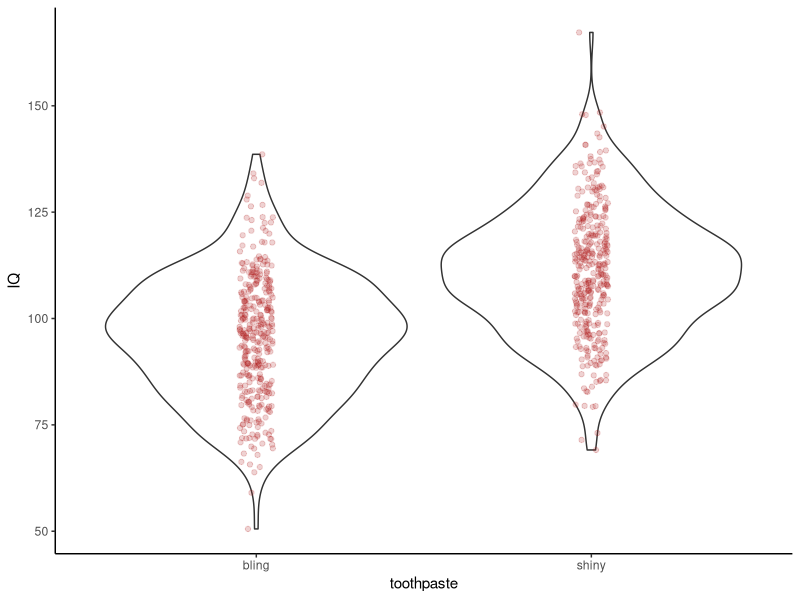

Write the R code that produced this figure.
## ---- chunk 1
library(tidyverse)

set.seed(1978)

## no manipulation

d = tibble(
  bling = rnorm(350, 95, 15),
  shiny = rnorm(350, 110, 15)
) %>% 
  gather(key = "toothpaste", value = "IQ")

ggplot(d, aes(x = toothpaste, y = IQ)) + 
  geom_violin() +
  geom_jitter(width = 0.05, alpha = 0.2, color = "firebrick") +
  theme_classic()
